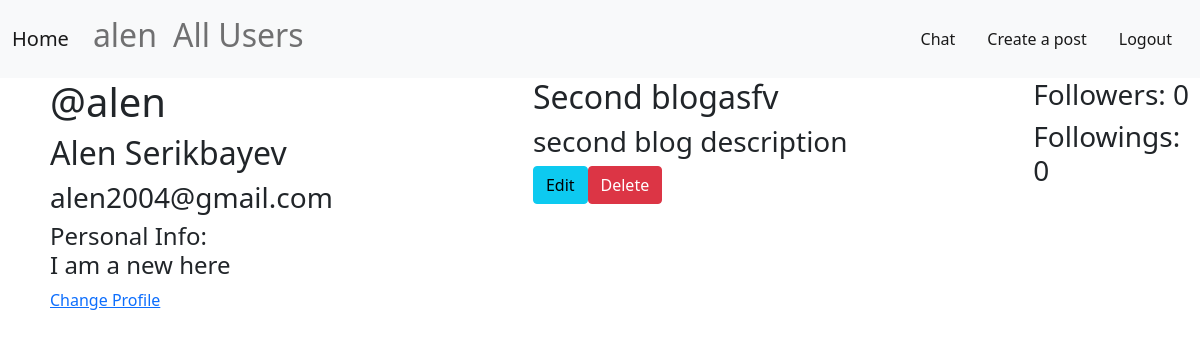
Page /user-post/2 (signed in) on the earlier database version.
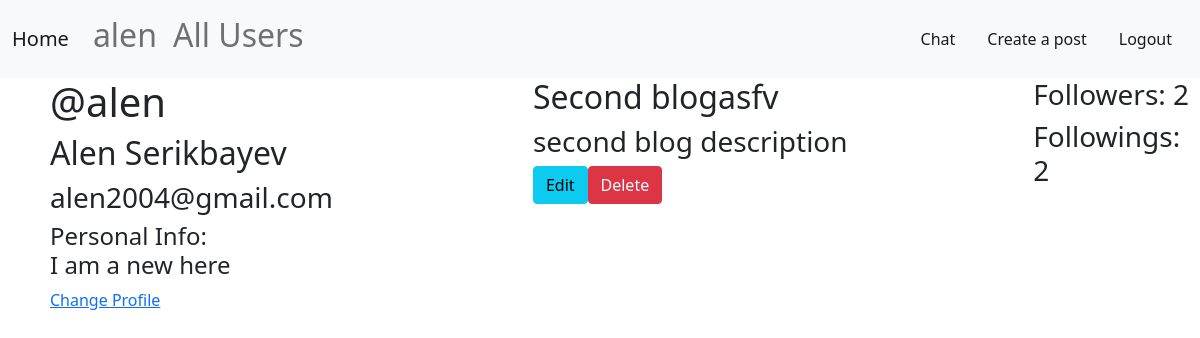
Same page on the later database version.
### SocialMedia/models.py (models this page shows, shortened)
class User(AbstractUser):
    first_name = models.CharField(max_length=30)
    second_name = models.CharField(max_length=30)
    bio_info = models.TextField(null=True, blank=True)
    follower = models.ManyToManyField('self', symmetrical=False, related_name='user_follower', null=True)
    following = models.ManyToManyField('self', symmetrical=False, related_name='user_following', null=True)

class Post(models.Model):
    user = models.ForeignKey(User, on_delete=models.CASCADE)
    post_name = models.CharField(max_length=30)
    post_description = models.TextField()

### SocialMedia/views.py (the view)
# urls.py: path("user-post/<str:pk>", UserPost, name="user-post"),
@login_required(login_url='login')
def UserPost(request, pk):
    is_followed = False
    user = User.objects.get(id=pk)
    posts = user.post_set.all()
    for follower in user.follower.all():
        if follower == request.user:
            is_followed = True
    context = {
        'posts': posts,
        'user_post': user,
        'is_followed': is_followed,
        }
    return render(request, "SocialMedia/user/posts_user.html", context=context)

### SocialMedia/templates/SocialMedia/user/posts_user.html (shortened to what this page needs)
{% extends 'SocialMedia/base.html' %}
{% block content %}
<div class="profile">
    <div class="user-profile">
        <h1>@{{user_post.username}}</h1>
        <h2>{{user_post.first_name}} {{user.second_name}}</h2>
        <h3>{{user_post.email}}</h3>
        {% if user_post.bio_info %}<h4>Personal Info: <br>{{user_post.bio_info}}</h4>{% endif %}
        {% if request.user.id == user_post.id %}<a href="{% url 'profile-form' user.id %}">Change Profile</a>{% endif %}
    </div>
    <div class="posts">
        {% for post in posts %}
            <h2>{{post.post_name}}</h2>
            <h3>{{post.post_description}}</h3>
            {% if request.user.id == user_post.id %}<button type="button" class="btn btn-info" onclick="window.location.href='{% url 'post-change' post.id%}'">Edit</button><button type="button" class="btn btn-danger" onclick="window.location.href='{% url 'post-delete' post.id%}'">Delete</button>{% endif %}
        {% endfor %}
    </div>
    <div>
        <h3>Followers: {{user_post.follower.all.count}}</h3>
        <h3>Followings: {{user_post.following.all.count}}</h3>
    </div>
</div>
{% endblock %}

### SocialMedia/templates/SocialMedia/base.html (shortened to what this page needs)
<!DOCTYPE html>
<html lang="en">
<head>
    <link href="https://cdn.jsdelivr.net/npm/bootstrap@5.0.2/dist/css/bootstrap.min.css" rel="stylesheet">
</head>
<body>
    {% include 'SocialMedia/includes/navbar.html' %}
    {% block content %}
    {% endblock %}
</body>
</html>

### SocialMedia/templates/SocialMedia/includes/navbar.html (shortened to what this page needs)
<nav class="navbar navbar-expand-lg navbar-light bg-light">
    <div class="container-fluid">
      <a class="navbar-brand" href="{% url 'home' %}">Home</a>
      <div class="collapse navbar-collapse" id="navbarText">
        <ul class="navbar-nav me-auto mb-2 mb-lg-0">
            {% if user.is_authenticated %}
                <li class="nav-item active">
                    <a class="nav-link" href="{% url 'user-post' user.id %}"><h2>{{user.username}}</h2></a>
                </li>
            {% endif %}
            <li class="nav-item active">
                <a class="nav-link" href="{% url 'all-users' %}"><h2>All Users</h2></a>
            </li>
        </ul>
        <span class="navbar-text">
            <a href="#" class="nav-link">Chat</a>
        </span>
        {% if user.is_authenticated %}
            <span class="navbar-text">
                <a href="{% url 'post-form' %}" class="nav-link">Create a post</a>
            </span>
            <span class="navbar-text">
                <a href="{% url 'logout' %}" class="nav-link">Logout</a>
            </span>
        {% endif %}
      </div>
    </div>
  </nav>

### SocialMedia/templates/SocialMedia/user/posts_user.html (style rules this page uses)
.profile { display: grid; grid-template-columns: 1fr 3fr 1fr; }
.user-profile { padding: 0 200px 0 50px; }

Differences in the rows shown:
changed User "alen": follower.all.count "0" → "2"; following.all.count "0" → "2"
